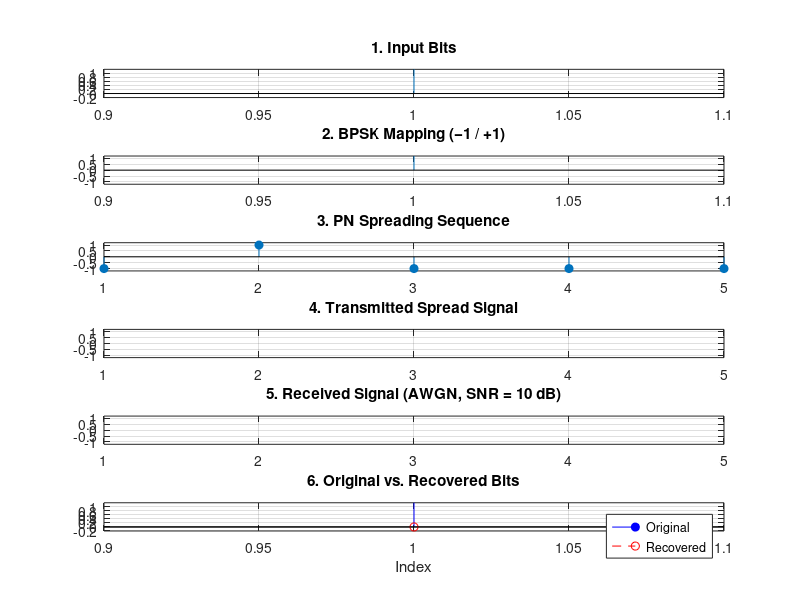

Write the MATLAB code that produced this figure.
clc;
clear all;
close all;

%——— Input ———%
input_data = input('Enter the binary bit vector (e.g. [1 0 1 1 0]): ');
N = length(input_data);

%——— BPSK Mapping ———%
bpsk_data = 2*input_data - 1;    % 0→−1, 1→+1

%——— PN Spreading ———%
pn_length = 5;                    
pn_seq = randi([0 1],1,pn_length);
pn_seq = 2*pn_seq - 1;           % 0→−1, 1→+1
spread_data = reshape(repmat(bpsk_data, pn_length, 1), 1, []);

%——— AWGN Channel ———%
snr = 10;                      
rx = awgn(spread_data, snr, 'measured');

%——— Despreading & Decision ———%
recovered_bits = zeros(1, N);
for i = 1:N
    segment = rx((i-1)*pn_length+1 : i*pn_length);
    metric  = sum(segment .* pn_seq);
    recovered_bits(i) = metric > 0;
end

%——— Results ———%
num_errors = sum(input_data ~= recovered_bits);
fprintf('Bit Errors: %d out of %d bits (BER = %.2e)\n', ...
        num_errors, N, num_errors/N);

%——— Plotting ———%
figure('Color','w','Position',[100 100 600 900]);

% 1) Original Input Bits
subplot(6,1,1);
stem(1:N, input_data, 'filled');
title('1. Input Bits','FontWeight','bold');
ylim([-0.2 1.2]);
grid on;

% 2) BPSK Mapping
subplot(6,1,2);
stem(1:N, bpsk_data, 'filled');
title('2. BPSK Mapping (−1 / +1)','FontWeight','bold');
ylim([-1.2 1.2]);
grid on;

% 3) PN Sequence
subplot(6,1,3);
stem(1:pn_length, pn_seq, 'filled');
title('3. PN Spreading Sequence','FontWeight','bold');
ylim([-1.2 1.2]);
grid on;

% 4) Transmitted (Spread) Signal
subplot(6,1,4);
plot(spread_data, 'o-','LineWidth',1);
title('4. Transmitted Spread Signal','FontWeight','bold');
ylim([-1.2 1.2]);
grid on;

% 5) Received Noisy Signal
subplot(6,1,5);
plot(rx, '.-','LineWidth',1);
title(sprintf('5. Received Signal (AWGN, SNR = %d dB)', snr),'FontWeight','bold');
ylim([-1.2 1.2]);
grid on;

% 6) Recovered Bits vs. Original
subplot(6,1,6);
stem(1:N, input_data, 'b','filled','DisplayName','Original'); 
hold on;
stem(1:N, recovered_bits, 'r--o','DisplayName','Recovered');
title('6. Original vs. Recovered Bits','FontWeight','bold');
ylim([-0.2 1.2]);
legend('Location','Best');
grid on;
xlabel('Index');
